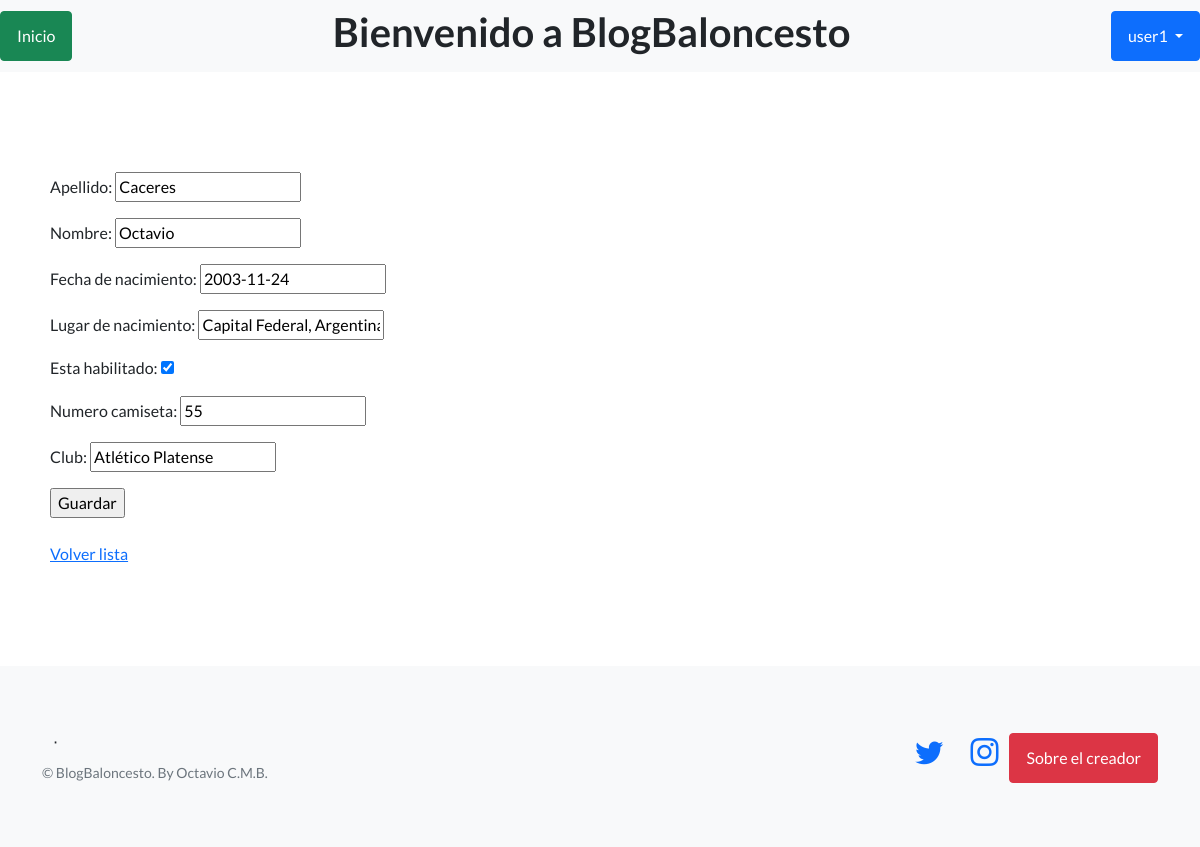
Screenshot of /BlogBasquet/editar-jugadores/4/ (signed in) with the database file from the repository.
### Basquet1/models.py (models this page shows, shortened)
class Jugadores(models.Model):
    nombre = models.CharField(max_length=256)
    apellido = models.CharField(max_length=256)
    lugar_de_nacimiento = models.CharField(max_length=256)
    fecha_de_nacimiento = models.DateField()
    esta_habilitado = models.BooleanField(default=True)
    creador = models.ForeignKey(User, on_delete=models.SET_NULL,null=True)
    club = models.CharField(max_length=256, default="Agente Libre")
    numero_camiseta = models.IntegerField(default=00)

### Basquet1/views.py (the view)
# urls.py: path("editar-jugadores/<int:pk>/", JugadoresUpdateView.as_view(), name="editar_jugadores"),
class JugadoresUpdateView(LoginRequiredMixin, UpdateView):
    model = Jugadores
    fields = ['apellido', 'nombre', 'fecha_de_nacimiento', 'lugar_de_nacimiento', 'esta_habilitado', 'numero_camiseta','club']
    success_url = reverse_lazy('listar_jugadores')

### Basquet1/templates/Basquet1/jugadores_form.html (shortened to what this page needs)
{% extends "Basquet1/base.html" %}
{% block contenido %}
<form method="post">
 {{ form.as_p }}
 <input type="submit" value="Guardar" />
</form>
<br>
<a href="{% url 'listar_jugadores' %}">Volver lista</a>
{% endblock contenido %}

### Basquet1/templates/Basquet1/base.html (shortened to what this page needs)
{% load static %}
<!DOCTYPE html>
<html lang="en">
    <head>
        <link href="https://cdn.jsdelivr.net/npm/bootstrap-icons@1.5.0/font/bootstrap-icons.css" rel="stylesheet" type="text/css" />
        <link href= "{% static '\css\styles.css'%}" rel = "stylesheet" />
    </head>
    <body>
        <nav class="navbar navbar-light bg-light static-top">
        <a class="btn btn-success" href="{% url 'inicio'%}">Inicio</a>
<h1> Bienvenido a BlogBaloncesto </h1>
                {% if user.is_authenticated %}
                <div class="dropdown">
                    <button class="btn btn-primary dropdown-toggle" type="button" id="dropdownMenuButton1" data-bs-toggle="dropdown" aria-expanded="false">
                        <div style="display: inline-flex;">
                            <span>{{ user.username }}</span>
                        </div>
                    </button>
                {% else %}
                <a class="btn btn-info" href="{% url 'login'%}">Inicio Sesión</a>
                <a class="btn btn-light" href="{% url 'registro'%}">Registro</a>
                {% endif %}
            </div>
        </nav>
        <section style="padding: 100px 50px;">
          {% block contenido %}
          {% endblock contenido %}
        </section>
        <footer class="footer bg-light">
            <div class="container">
                <div class="row">
                    <div class="col-lg-6 h-100 text-center text-lg-start my-auto">
                        <ul class="list-inline mb-2">
                            <li class="list-inline-item">⋅</li>
                        </ul>
                        <p class="text-muted small mb-4 mb-lg-0">&copy; BlogBaloncesto. By Octavio C.M.B.</p>
                    </div>
                    <div class="col-lg-6 h-100 text-center text-lg-end my-auto">
                        <ul class="list-inline mb-0">
                            <li class="list-inline-item me-4">
                                <a href="https://twitter.com/NBA"><i class="bi-twitter fs-3"></i></a>
                            </li>
                            <li class="list-inline-item">
                                <a href="https://www.instagram.com/nba/"><i class="bi-instagram fs-3"></i></a>
                            </li>
                            <a class="btn btn-danger" href="{% url 'detalles'%}">Sobre el creador</a>
                        </ul>
                    </div>
                </div>
            </div>
        </footer>
    </body>
</html>

### rows the page displays
Jugadores: apellido "Caceres", nombre "Octavio", fecha_de_nacimiento "2003-11-24", lugar_de_nacimiento "Capital Federal, Argentina", esta_habilitado "☑", numero_camiseta "55", club "Atlético Platense"

### other values shown
{{ user.username }} "user1"
